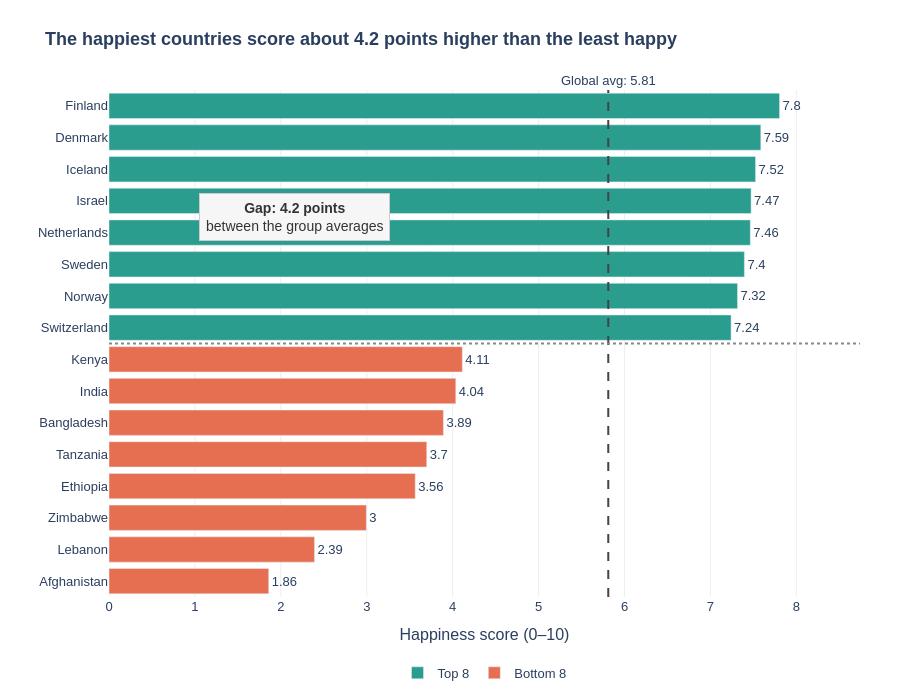

Notebook cell for this chart:
### Markdown cell above
---
## Task 2 — Bottom vs. Top: A Contrast Story

**What to build:** A bar chart that highlights the **gap between the happiest and least happy countries**, focusing on a specific insight.

**Requirements:**
- Show the **top 8 AND bottom 8 countries** together (16 bars total)
- Use **colour** to distinguish the two groups (not Plotly's default rainbow)
- Add a **visual separator or annotation** that emphasises the gap
- Insight title that tells the story of the gap

**Hint:** Use `pd.concat([df.nlargest(8,'Happiness_Score'), df.nsmallest(8,'Happiness_Score')])` to get both groups.

**Stretch goal:** Add a vertical reference line showing the global average.

### Code cell
# Task 2: Top 8 vs. Bottom 8 contrast
top8 = df.nlargest(8, 'Happiness_Score').copy()
top8['Group'] = 'Top 8'
bottom8 = df.nsmallest(8, 'Happiness_Score').copy()
bottom8['Group'] = 'Bottom 8'

combined = pd.concat([bottom8, top8]).sort_values('Happiness_Score')
global_avg = df['Happiness_Score'].mean()
gap = top8['Happiness_Score'].mean() - bottom8['Happiness_Score'].mean()
print(f"Global average: {global_avg:.2f}")
print(f"Gap between top 8 and bottom 8 averages: {gap:.2f}")

color_map = {'Top 8': '#2a9d8f', 'Bottom 8': '#e76f51'}
bar_colors = combined['Group'].map(color_map)

fig2 = go.Figure(go.Bar(
    x=combined['Happiness_Score'],
    y=combined['Country'],
    orientation='h',
    marker_color=bar_colors,
    text=combined['Happiness_Score'].round(2),
    textposition='outside',
    showlegend=False
))

# Legend entries for the two groups
for group, col in color_map.items():
    fig2.add_trace(go.Bar(x=[None], y=[None], orientation='h',
                          marker_color=col, name=group))

# Global average reference line (stretch goal)
fig2.add_vline(x=global_avg, line_dash='dash', line_color='#444444',
               annotation_text=f"Global avg: {global_avg:.2f}",
               annotation_position='top')

# Separator between the two groups (bars 0-7 are Bottom 8, 8-15 are Top 8)
fig2.add_hline(y=7.5, line_dash='dot', line_color='#888888')

# Gap annotation
fig2.add_annotation(
    x=combined['Happiness_Score'].min() + 0.3, y=11.5,
    text=f"<b>Gap: {gap:.1f} points</b><br>between the group averages",
    showarrow=False, font=dict(size=14, color='#333333'),
    bgcolor='#f6f6f6', bordercolor='#cccccc', borderpad=6
)

fig2.update_layout(
    title=dict(
        text=f"<b>The happiest countries score about {gap:.1f} points higher than the least happy</b>",
        font=dict(size=18)
    ),
    xaxis=dict(title='Happiness score (0–10)',
               range=[0, combined['Happiness_Score'].max() * 1.12],  # zero baseline
               showgrid=True, gridcolor='#eeeeee'),
    yaxis=dict(title='', categoryorder='array',
               categoryarray=combined['Country'].tolist()),
    plot_bgcolor='white',
    font=dict(family='Arial', size=13),
    legend=dict(title='', orientation='h', y=-0.12, x=0.5, xanchor='center'),
    height=700,
    margin=dict(l=20, r=40, t=90, b=70)
)

fig2.show()

### Figure 1 — Plotly figure (JSON) as saved in the notebook; plotly's stock layout.template omitted (floating-point values rounded to 4 significant figures)
{"data": [{"marker": {"color": ["#e76f51", "#e76f51", "#e76f51", "#e76f51", "#e76f51", "#e76f51", "#e76f51", "#e76f51", "#2a9d8f", "#2a9d8f", "#2a9d8f", "#2a9d8f", "#2a9d8f", "#2a9d8f", "#2a9d8f", "#2a9d8f"]}, "orientation": "h", "showlegend": false, "text": [1.86, 2.39, 3.0, 3.56, 3.7, 3.89, 4.04, 4.11, 7.24, 7.32, 7.4, 7.46, 7.47, 7.52, 7.59, 7.8], "textposition": "outside", "type": "bar", "x": [1.859, 2.392, 2.995, 3.564, 3.698, 3.892, 4.036, 4.112, 7.24, 7.315, 7.395, 7.464, 7.473, 7.525, 7.586, 7.804], "y": ["Afghanistan", "Lebanon", "Zimbabwe", "Ethiopia", "Tanzania", "Bangladesh", "India", "Kenya", "Switzerland", "Norway", "Sweden", "Netherlands", "Israel", "Iceland", "Denmark", "Finland"]}, {"marker": {"color": "#2a9d8f"}, "name": "Top 8", "orientation": "h", "type": "bar", "x": [null], "y": [null]}, {"marker": {"color": "#e76f51"}, "name": "Bottom 8", "orientation": "h", "type": "bar", "x": [null], "y": [null]}], "layout": {"annotations": [{"showarrow": false, "text": "Global avg: 5.81", "x": 5.811, "xanchor": "center", "xref": "x", "y": 1, "yanchor": "bottom", "yref": "y domain"}, {"bgcolor": "#f6f6f6", "bordercolor": "#cccccc", "borderpad": 6, "font": {"color": "#333333", "size": 14}, "showarrow": false, "text": "<b>Gap: 4.2 points</b><br>between the group averages", "x": 2.159, "y": 11.5}], "font": {"family": "Arial", "size": 13}, "height": 700, "legend": {"orientation": "h", "title": {"text": ""}, "x": 0.5, "xanchor": "center", "y": -0.12}, "margin": {"b": 70, "l": 20, "r": 40, "t": 90}, "plot_bgcolor": "white", "shapes": [{"line": {"color": "#444444", "dash": "dash"}, "type": "line", "x0": 5.811, "x1": 5.811, "xref": "x", "y0": 0, "y1": 1, "yref": "y domain"}, {"line": {"color": "#888888", "dash": "dot"}, "type": "line", "x0": 0, "x1": 1, "xref": "x domain", "y0": 7.5, "y1": 7.5, "yref": "y"}], "title": {"font": {"size": 18}, "text": "<b>The happiest countries score about 4.2 points higher than the least happy</b>"}, "xaxis": {"gridcolor": "#eeeeee", "range": [0, 8.74], "showgrid": true, "title": {"text": "Happiness score (0–10)"}}, "yaxis": {"categoryarray": ["Afghanistan", "Lebanon", "Zimbabwe", "Ethiopia", "Tanzania", "Bangladesh", "India", "Kenya", "Switzerland", "Norway", "Sweden", "Netherlands", "Israel", "Iceland", "Denmark", "Finland"], "categoryorder": "array", "title": {"text": ""}}}}
